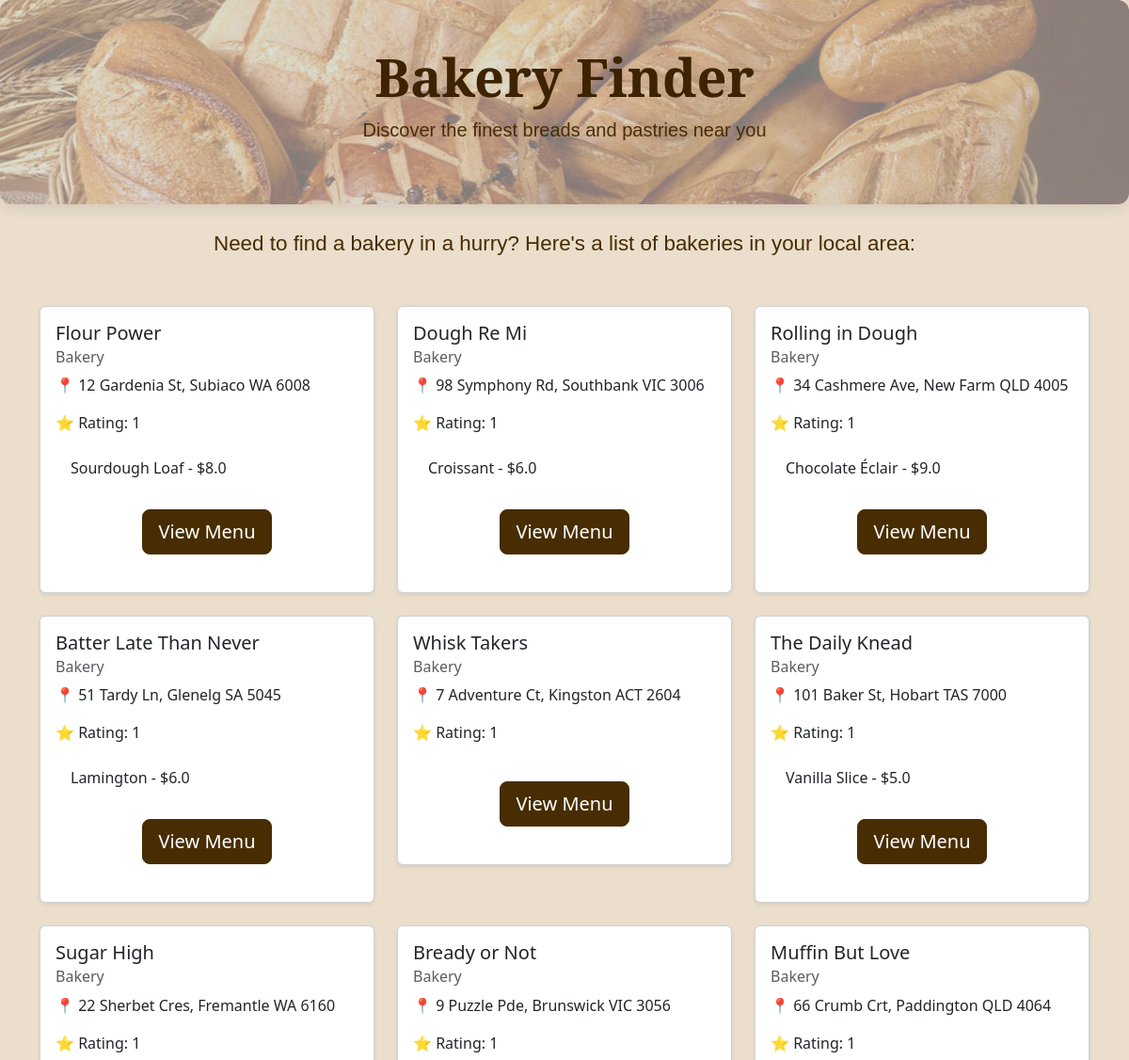
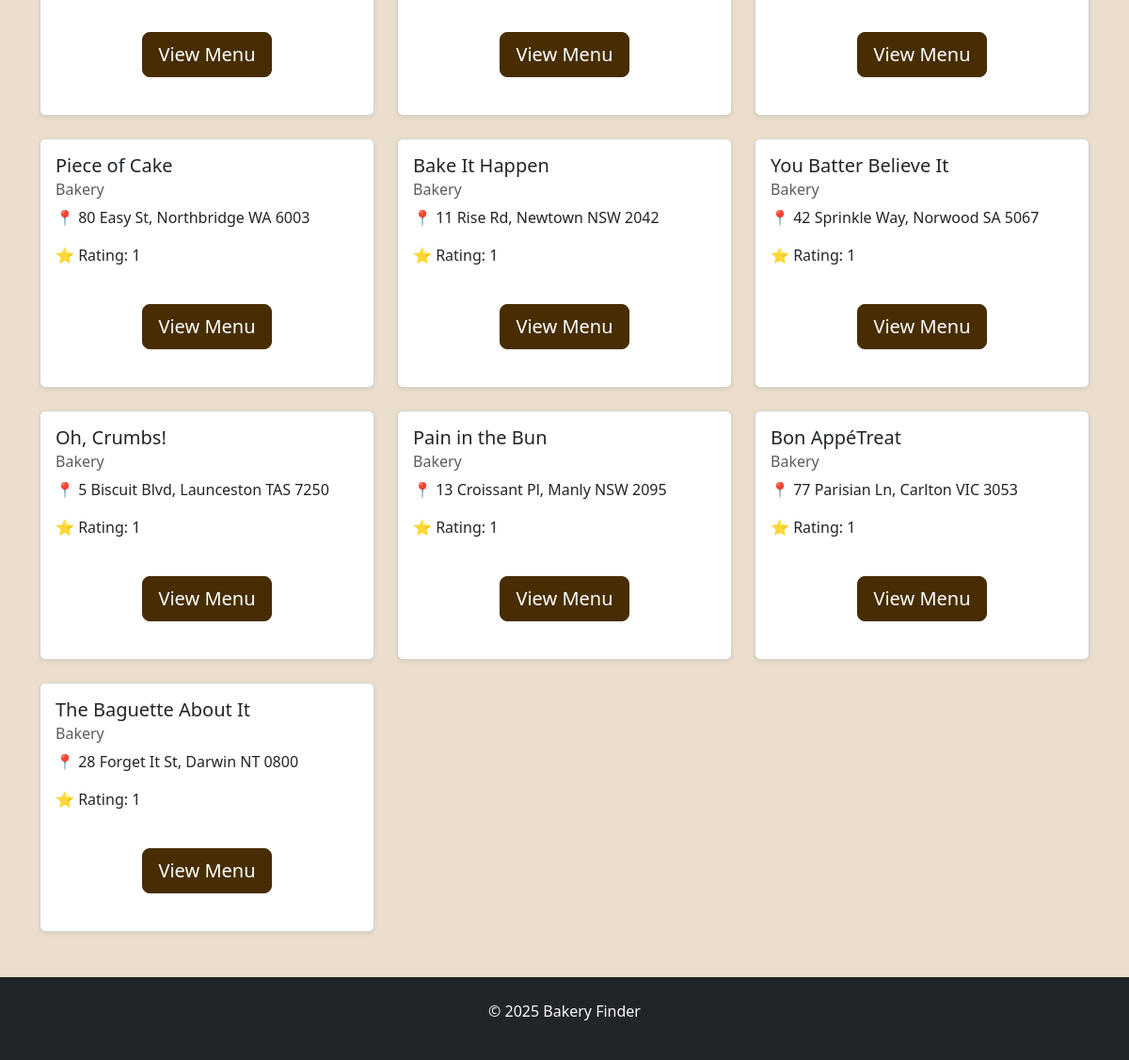
The page / on the database its author committed (2 pictures, top to bottom).
### bakeries/models.py (models this page shows, shortened)
class Bakery(models.Model):
    name = models.CharField(max_length=255)
    address = models.TextField()
    cuisine = models.CharField(max_length=255)
    rating = models.IntegerField()
    image = models.URLField(null=True, blank=True)

class Item(models.Model):
    bakery = models.ForeignKey(Bakery, on_delete=models.CASCADE)
    name = models.CharField(max_length=255)
    price = models.FloatField()
    image = models.URLField(null=True, blank=True)

### bakeries/views.py (the view)
# urls.py: path('', index, name='index'),  # agora o caminho raiz vai para a view "index"
def index(request):
    context = {
        "bakeries": Bakery.objects.all()
    }
    return render(request, "index.html", context)

### bakery_project/templates/index.html (shortened to what this page needs)
<!DOCTYPE html>
{% load static %}
<html lang="en">
<head>
  <link href="https://cdn.jsdelivr.net/npm/bootstrap@5.3.3/dist/css/bootstrap.min.css" rel="stylesheet">
</head>
  <body style="background-color: #ebdecc;">
<header class="text-center py-5 mb-4" style="
  background-image: linear-gradient(rgba(200, 200, 200, 0.6), rgba(200, 200, 200, 0.6)), url('{% static 'images/bakery.jpeg' %}');
  background-size: cover;
  background-position: center;
  border-radius: 12px;
  box-shadow: 0 4px 15px rgba(0,0,0,0.1);
">
  <h1 class="display-4 fw-bold" style="font-family: 'Playfair Display', serif; color: #3d2301;">
    Bakery Finder
  </h1>
  <p class="lead" style="font-family: 'Poppins', sans-serif; color: #472d01;">
    Discover the finest breads and pastries near you
  </p>
</header>
  <main class="container">
    <p class="text-center mt-4 mb-5" style="
  font-family: 'Poppins', sans-serif;
  color: #472d01;
  font-size: 1.4rem;
  font-weight: 400;
  line-height: 1.6;
">
  Need to find a bakery in a hurry? Here's a list of bakeries in your local area:
</p>
    <div class="row">
      {% for bakery in bakeries %}
        <div class="col-md-6 col-lg-4 mb-4">
          <div class="card shadow-sm">
            <div class="card-body">
              <h5 class="card-title">{{ bakery.name }}</h5>
              <h6 class="card-subtitle mb-2 text-muted">{{ bakery.cuisine }}</h6>
              <p class="card-text">📍 {{ bakery.address|linebreaksbr }}</p>
              <p class="card-text">⭐ Rating: {{ bakery.rating }}</p>
              <ul class="list-group list-group-flush">
                {% for item in bakery.item_set.all %}
                  <li class="list-group-item">{{ item.name }} - ${{ item.price }}</li>
                {% endfor %}
              </ul>
              <div class="text-center my-4">
                <a href="{% url 'indexcopy' bakery.pk %}" class="btn btn-danger btn-lg" style="border-color: #472d01; background-color: #472d01;">
                  View Menu
              </a>
              </div>
            </div>
          </div>
        </div>
      {% empty %}
        <p>No bakeries found. Add some via the admin panel!</p>
      {% endfor %}
    </div>
  </main>
  <footer class="text-center py-4 bg-dark text-light mt-4">
    <p>© 2025 Bakery Finder</p>
  </footer>
</body>
</html>

### rows shown on the page
Bakery: name "Flour Power", cuisine "Bakery", address "12 Gardenia St, Subiaco WA 6008", rating "1"
Item: name "Sourdough Loaf", price "8.0"
Bakery: name "Dough Re Mi", cuisine "Bakery", address "98 Symphony Rd, Southbank VIC 3006", rating "1"
Item: name "Croissant", price "6.0"
Bakery: name "Rolling in Dough", cuisine "Bakery", address "34 Cashmere Ave, New Farm QLD 4005", rating "1"
Item: name "Chocolate Éclair", price "9.0"
Bakery: name "Batter Late Than Never", cuisine "Bakery", address "51 Tardy Ln, Glenelg SA 5045", rating "1"
Item: name "Lamington", price "6.0"
Bakery: name "Whisk Takers", cuisine "Bakery", address "7 Adventure Ct, Kingston ACT 2604", rating "1"
Bakery: name "The Daily Knead", cuisine "Bakery", address "101 Baker St, Hobart TAS 7000", rating "1"
Item: name "Vanilla Slice", price "5.0"
Bakery: name "Sugar High", cuisine "Bakery", address "22 Sherbet Cres, Fremantle WA 6160", rating "1"
Bakery: name "Bready or Not", cuisine "Bakery", address "9 Puzzle Pde, Brunswick VIC 3056", rating "1"
Bakery: name "Muffin But Love", cuisine "Bakery", address "66 Crumb Crt, Paddington QLD 4064", rating "1"
Bakery: name "Piece of Cake", cuisine "Bakery", address "80 Easy St, Northbridge WA 6003", rating "1"
Bakery: name "Bake It Happen", cuisine "Bakery", address "11 Rise Rd, Newtown NSW 2042", rating "1"
Bakery: name "You Batter Believe It", cuisine "Bakery", address "42 Sprinkle Way, Norwood SA 5067", rating "1"
Bakery: name "Oh, Crumbs!", cuisine "Bakery", address "5 Biscuit Blvd, Launceston TAS 7250", rating "1"
Bakery: name "Pain in the Bun", cuisine "Bakery", address "13 Croissant Pl, Manly NSW 2095", rating "1"
Bakery: name "Bon AppéTreat", cuisine "Bakery", address "77 Parisian Ln, Carlton VIC 3053", rating "1"
Bakery: name "The Baguette About It", cuisine "Bakery", address "28 Forget It St, Darwin NT 0800", rating "1"
